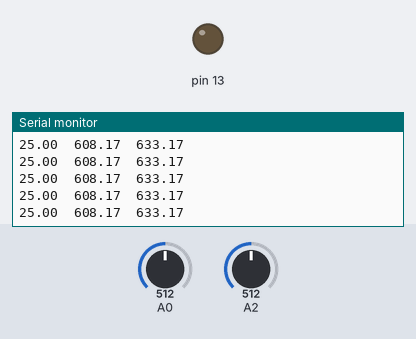
The sketch below on a simulated Arduino Uno, built with avr-gcc and run on an emulated ATmega328P. Parts: output pins drawn as LEDs (lit = HIGH), the last lines printed to the serial monitor. The inputs (shaded band) are chosen by the test bench; at power-on: A0 = 512, A2 = 512.

Above: at 1.2 s.
1.3 s: A0 set to 651
At 2.2 s:
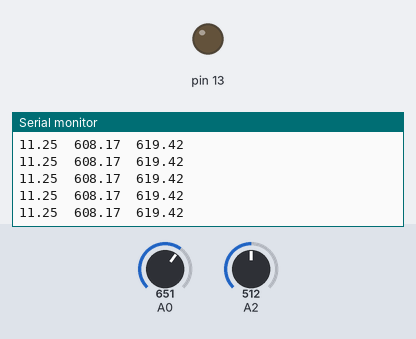
2.8 s: A0 set to 673
At 3.6 s:
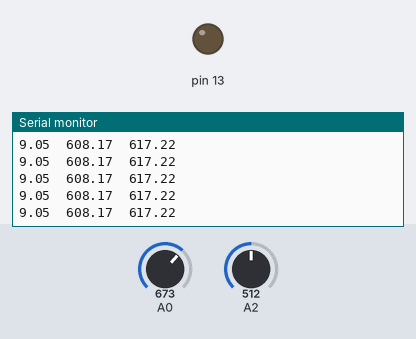
Timing chart, 0 to 5.8 s (numbered marks = the images above; inputs shaded):
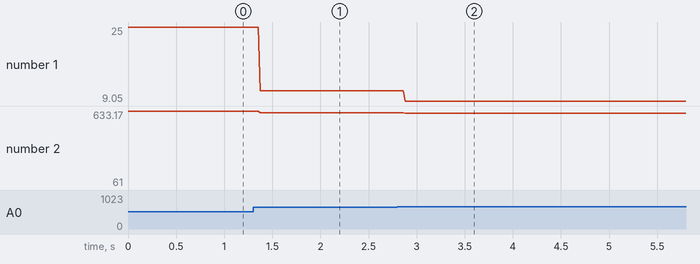

Measured:
- after the input at 1.3 s, the serial monitor: prints a new line after 0.08 s (image 1)
- after the input at 2.8 s, the serial monitor: prints a new line after 0.08 s (image 2)
- plotted number 1: 25 → 11.25 after the input at 1.3 s, 11.25 → 9.05 after the input at 2.8 s
- plotted number 2: 633.17 → 619.42 after the input at 1.3 s, 619.42 → 61 after the input at 2.8 s

The sketch:

Temp.ino
```cpp
void setup() {
  // put your setup code here, to run once:
//  pinMode(2,INPUT) ;    //スイッチに接続ピンをデジタル入力に設定
//  pinMode(4,INPUT) ;
//  pinMode(6,INPUT) ;

  pinMode(13,OUTPUT) ;  //ＬＥＤに接続ピンをデジタル出力に設定
  Serial.begin(9600);
}

void loop() {
  // put your main code here, to run repeatedly:
//  if (digitalRead(2) == HIGH) { //スイッチの状態を調べる
//    digitalWrite(13,HIGH) ;      //スイッチが押されているならLEDを点灯
//  } else {
//    digitalWrite(13,LOW) ;       //スイッチが押されていないならLEDを消灯
//  }

//  Serial.print(digitalRead(2));
//  Serial.print("\t");
//  Serial.print(digitalRead(4));
//
//  Serial.print("\t");
//  Serial.print(digitalRead(6));
//  Serial.print("\t");
  float room_temp;
  float B=3435,T0=298.15,R0=10.0,R1=10.0,rr1,t;
  int n;
  n=analogRead(0);
  rr1=R1*n/(1024.0-n);
  t=1/(log(rr1/R0)/B+(1/T0));
  room_temp = t-273.15;

  float thermocouple_t = analogRead(2)/1024.0*5/0.0041107;

  float temp = room_temp + thermocouple_t;

  Serial.print(room_temp);
  Serial.print("\t");
  Serial.print(thermocouple_t);
  Serial.print("\t");
  Serial.print(temp);

  Serial.println();
}
```
